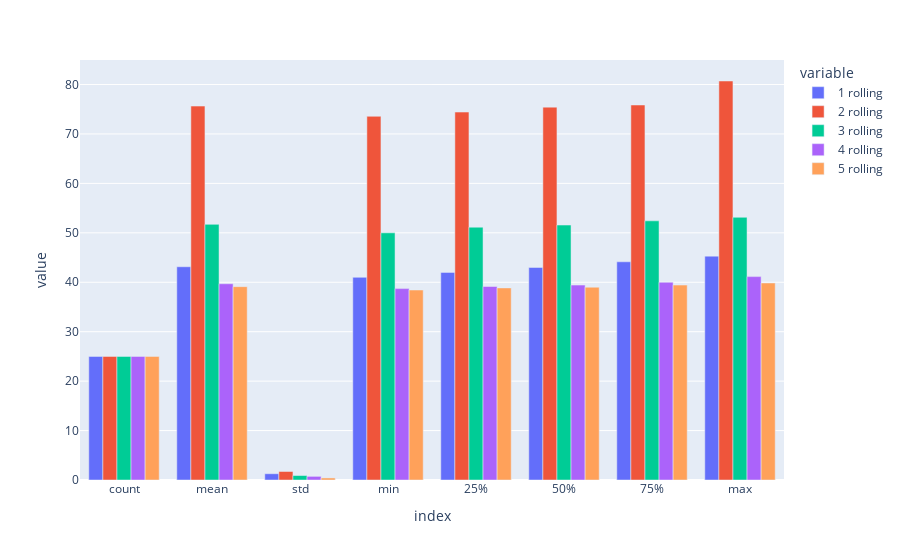

Notebook cell for this chart:
### Code cell
fig = px.bar(data_rolling_stats, y=data_rolling_stats.columns, barmode='group')
fig.show()

### Figure 1 — Plotly figure (JSON) as saved in the notebook; plotly's stock layout.template omitted (floating-point values rounded to 4 significant figures)
{"data": [{"alignmentgroup": "True", "hovertemplate": "variable=1 rolling<br>index=%{x}<br>value=%{y}<extra></extra>", "legendgroup": "1 rolling", "marker": {"color": "#636efa", "pattern": {"shape": ""}}, "name": "1 rolling", "offsetgroup": "1 rolling", "orientation": "v", "showlegend": true, "textposition": "auto", "type": "bar", "x": ["count", "mean", "std", "min", "25%", "50%", "75%", "max"], "xaxis": "x", "y": [25, 43.14, 1.269, 41, 42, 43, 44.14, 45.29], "yaxis": "y"}, {"alignmentgroup": "True", "hovertemplate": "variable=2 rolling<br>index=%{x}<br>value=%{y}<extra></extra>", "legendgroup": "2 rolling", "marker": {"color": "#EF553B", "pattern": {"shape": ""}}, "name": "2 rolling", "offsetgroup": "2 rolling", "orientation": "v", "showlegend": true, "textposition": "auto", "type": "bar", "x": ["count", "mean", "std", "min", "25%", "50%", "75%", "max"], "xaxis": "x", "y": [25, 75.64, 1.721, 73.57, 74.43, 75.43, 75.86, 80.71], "yaxis": "y"}, {"alignmentgroup": "True", "hovertemplate": "variable=3 rolling<br>index=%{x}<br>value=%{y}<extra></extra>", "legendgroup": "3 rolling", "marker": {"color": "#00cc96", "pattern": {"shape": ""}}, "name": "3 rolling", "offsetgroup": "3 rolling", "orientation": "v", "showlegend": true, "textposition": "auto", "type": "bar", "x": ["count", "mean", "std", "min", "25%", "50%", "75%", "max"], "xaxis": "x", "y": [25, 51.71, 0.9063, 50, 51.14, 51.57, 52.43, 53.14], "yaxis": "y"}, {"alignmentgroup": "True", "hovertemplate": "variable=4 rolling<br>index=%{x}<br>value=%{y}<extra></extra>", "legendgroup": "4 rolling", "marker": {"color": "#ab63fa", "pattern": {"shape": ""}}, "name": "4 rolling", "offsetgroup": "4 rolling", "orientation": "v", "showlegend": true, "textposition": "auto", "type": "bar", "x": ["count", "mean", "std", "min", "25%", "50%", "75%", "max"], "xaxis": "x", "y": [25, 39.7, 0.7369, 38.71, 39.14, 39.43, 40, 41.14], "yaxis": "y"}, {"alignmentgroup": "True", "hovertemplate": "variable=5 rolling<br>index=%{x}<br>value=%{y}<extra></extra>", "legendgroup": "5 rolling", "marker": {"color": "#FFA15A", "pattern": {"shape": ""}}, "name": "5 rolling", "offsetgroup": "5 rolling", "orientation": "v", "showlegend": true, "textposition": "auto", "type": "bar", "x": ["count", "mean", "std", "min", "25%", "50%", "75%", "max"], "xaxis": "x", "y": [25, 39.11, 0.415, 38.43, 38.86, 39, 39.43, 39.86], "yaxis": "y"}], "layout": {"barmode": "group", "legend": {"title": {"text": "variable"}, "tracegroupgap": 0}, "margin": {"t": 60}, "xaxis": {"anchor": "y", "domain": [0, 1], "title": {"text": "index"}}, "yaxis": {"anchor": "x", "domain": [0, 1], "title": {"text": "value"}}}}
